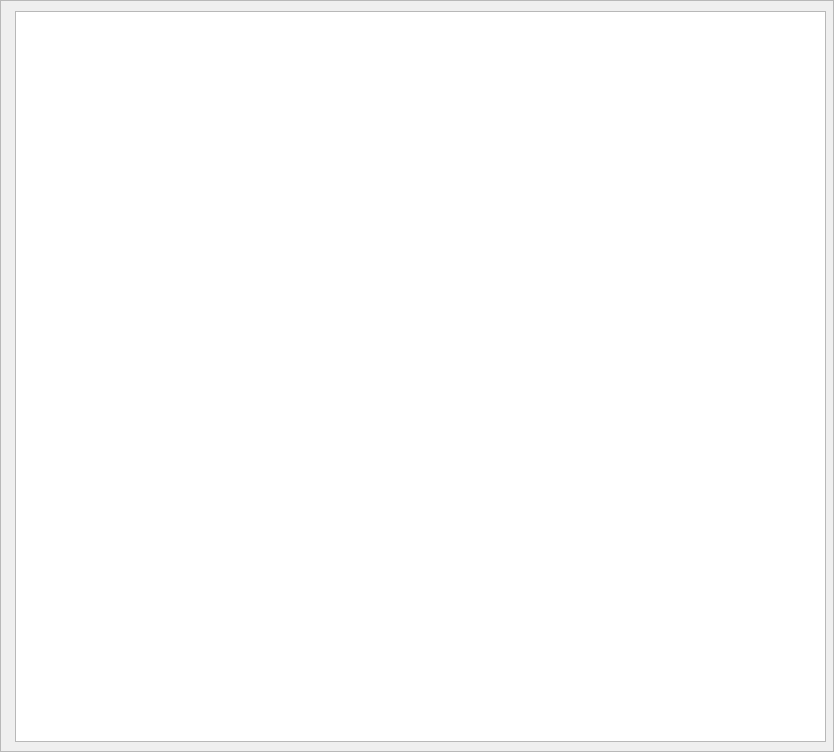
<?xml version="1.0" encoding="UTF-8"?>
<ui version="4.0">
 <class>Frame</class>
 <widget class="QFrame" name="Frame">
  <property name="geometry">
   <rect>
    <x>0</x>
    <y>0</y>
    <width>834</width>
    <height>752</height>
   </rect>
  </property>
  <property name="windowTitle">
   <string>Frame</string>
  </property>
  <property name="frameShape">
   <enum>QFrame::StyledPanel</enum>
  </property>
  <property name="frameShadow">
   <enum>QFrame::Raised</enum>
  </property>
  <widget class="QGraphicsView" name="graphicsView">
   <property name="geometry">
    <rect>
     <x>15</x>
     <y>11</y>
     <width>811</width>
     <height>731</height>
    </rect>
   </property>
  </widget>
 </widget>
 <resources/>
 <connections/>
</ui>
